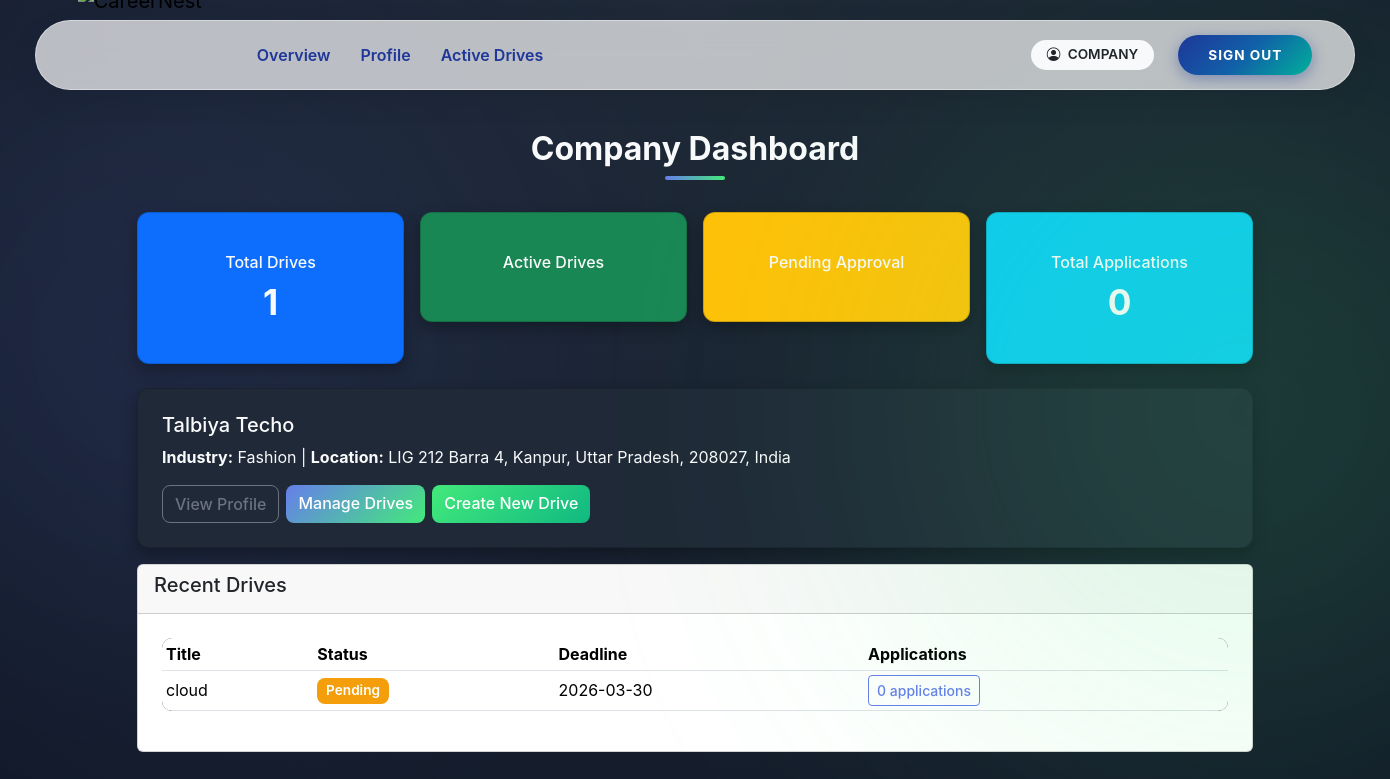
Before: /company/dashboard (signed in) with the older database file.
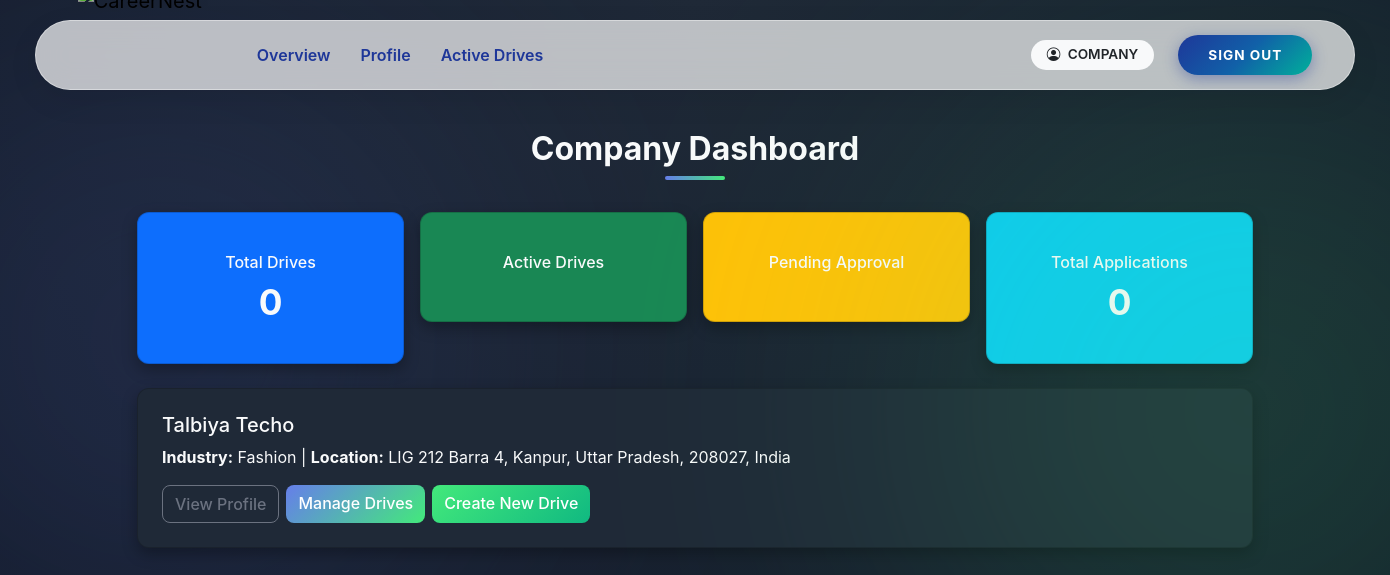
After: the same page with the newer database file.
### app/models.py (models this page shows)
class PlacementDrive(db.Model):
    __tablename__ = "placement_drives"
    drive_id = db.Column(db.Integer, primary_key=True)
    company_id = db.Column(
        db.Integer,
        db.ForeignKey("companies.user_id", ondelete="CASCADE"),
        nullable=False
    )
    job_title = db.Column(db.String(150), nullable=False)
    job_description = db.Column(db.Text, nullable=False)
    eligibility = db.Column(db.String(200))
    application_deadline = db.Column(db.Date)
    status = db.Column(db.String(20), default="Pending")
    created_at = db.Column(db.DateTime, default=datetime.utcnow)
    company = db.relationship("Company", back_populates="drives")
    applications = db.relationship(
        "Application",
        back_populates="drive",
        cascade="all, delete-orphan"
    )

### app/company/routes.py (the view)
@company_bp.route('/dashboard')
@login_required
@role_required('company')
def dashboard():
    profile = get_company_profile()
    if not profile:
        flash('Profile not found.', 'danger')
        return redirect(url_for('auth.logout'))
    drives = PlacementDrive.query.filter_by(company_id=profile.user_id).all()
    total_apps = Application.query.join(PlacementDrive).filter(
        PlacementDrive.company_id == profile.user_id
    ).count()
    stats = {
        'total_drives': len(drives),
        'total_applications': total_apps
    }
    return render_template(
        'company/dashboard.html',
        profile=profile,
        drives=drives,
        stats=stats
    )

### app/company/routes.py (called while the page is built)
def get_company_profile():
    return Company.query.filter_by(user_id=current_user.user_id).first()

### app/utils.py (called while the page is built)
def role_required(required_role):
    def decorator(f):
        @wraps(f)
        def decorated_function(*args, **kwargs):
            if not current_user.is_authenticated:
                abort(401)
            if current_user.role != required_role:
                abort(403)
            if required_role in ["student", "company"] and not current_user.is_approved:
                abort(403)
            if current_user.is_blacklisted:
                abort(403)
            return f(*args, **kwargs)
        return decorated_function
    return decorator

### app/templates/company/dashboard.html (shortened to what this page needs)
{% extends 'base.html' %}
{% block content %}
<h2>Company Dashboard</h2>
<div class="row g-3 mb-4">
  <div class="col-md-3">
    <div class="card text-bg-primary">
      <div class="card-body">
        <h6 class="card-title">Total Drives</h6>
        <p class="card-text display-6">{{ stats.total_drives }}</p>
      </div>
    </div>
  </div>
  <div class="col-md-3">
    <div class="card text-bg-success">
      <div class="card-body">
        <h6 class="card-title">Active Drives</h6>
      </div>
    </div>
  </div>
  <div class="col-md-3">
    <div class="card text-bg-warning">
      <div class="card-body">
        <h6 class="card-title">Pending Approval</h6>
      </div>
    </div>
  </div>
  <div class="col-md-3">
    <div class="card text-bg-info">
      <div class="card-body">
        <h6 class="card-title">Total Applications</h6>
        <p class="card-text display-6">{{ stats.total_applications }}</p>
      </div>
    </div>
  </div>
</div>
<div class="card mb-3">
  <div class="card-body">
    <h5 class="card-title">{{ profile.company_name if profile else current_user.email }}</h5>
    <p class="card-text">
      {% if profile %}
      <strong>Industry:</strong> {{ profile.industry or 'N/A' }} |
      <strong>Location:</strong> {{ profile.location or 'N/A' }}
      {% endif %}
    </p>
    <div class="btn-group">
      <a href="{{ url_for('company.profile') }}" class="btn btn-outline-secondary">View Profile</a>
      {% if current_user.is_approved %}
      <a href="{{ url_for('company.drives') }}" class="btn btn-primary">Manage Drives</a>
      <a href="{{ url_for('company.create_drive') }}" class="btn btn-success">Create New Drive</a>
      {% endif %}
    </div>
  </div>
</div>
{% if drives and current_user.is_approved %}
<div class="card">
  <div class="card-header">
    <h5>Recent Drives</h5>
  </div>
  <div class="card-body">
    <table class="table table-hover table-sm">
      <thead>
        <tr>
          <th>Title</th>
          <th>Status</th>
          <th>Deadline</th>
          <th>Applications</th>
        </tr>
      </thead>
      <tbody>
        {% for drive in drives[:5] %}
        <tr>
          <td>{{ drive.job_title }}</td>
          <td>
            {% if drive.status == 'Pending' %}
            <span class="badge bg-warning">Pending</span>
            {% elif drive.status == 'Closed' %}
            <span class="badge bg-secondary">Closed</span>
            {% else %}
            <span class="badge bg-success">Active</span>
            {% endif %}
          </td>
          <td>{{ drive.application_deadline.strftime('%Y-%m-%d') if drive.application_deadline else 'N/A' }}</td>
          <td>
            <a href="{{ url_for('company.drive_applications', drive_id=drive.drive_id) }}" class="btn btn-sm btn-outline-primary">
              {{ drive.applications|list|length }} applications
            </a>
          </td>
        </tr>
        {% endfor %}
      </tbody>
    </table>
  </div>
</div>
{% endif %}
{% endblock %}

Changed rows visible on the page:
removed PlacementDrive: job_title "cloud", status "Pending", application_deadline "2026-03-30", applications|list "0"
Other visible differences:
{{ stats.total_drives }}: "1" → "0"
text no longer shown: "Recent Drives Title Status Deadline Applications"
